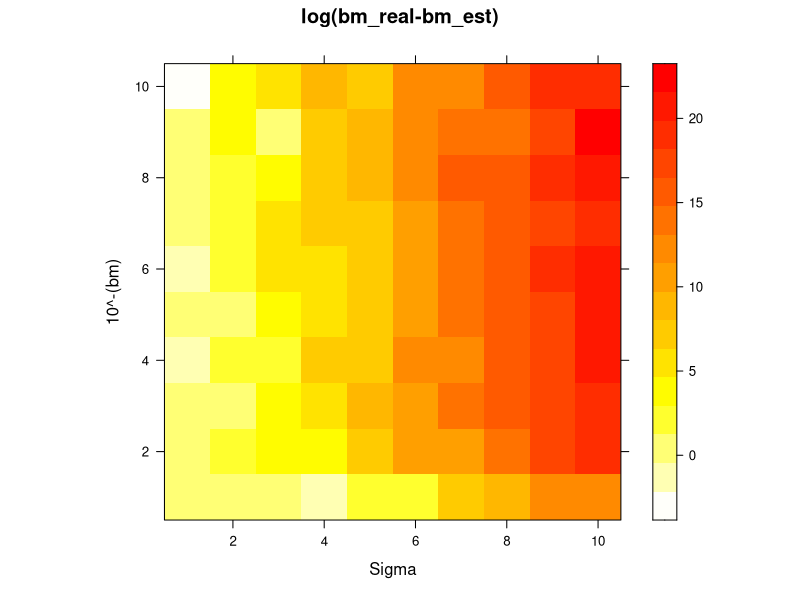

Generate this figure with R:

###########################################################################################
## Deffner, D., Fedorova, N., Andrews, J. & McElreath, R.
## Bridging theory and data: A computational workflow for cultural evolution
## Simulation of synthetic data and power analysis (authored by J.Andrews; email: jeffrey_andrews@eva.mpg.de)
###########################################################################################

#Set working directory to GitHub repo
setwd("~/GitHub/CulturalEvolutionWorkflow")

# Load the lattice package
library("lattice")
sigma <- seq(.01, 10, length.out = 10) # Create a vector that represents the amount of unexplained variance in the diversity metric
bm <- 10^-(0:9) # Create a vector that varies the magnitude of the effect of migration (M) on diversity
sweep <- expand.grid(bm, sigma) # Create a Matrix for the parameter sweep
n <- 30 # Define the number of countries. 

# Make a function to simulate the fake data
sim_dat <-  function(bm, sigma){
            C <- rnorm(n, 0,  1) # Generate a standardized distribution for the amount of conformity in each group - this is data in the emprical case. 
            M <- rnorm(n, 0,  1) # Generate a standardized distribution for the amount of conformity in each group - this is data in the emprical case. 
            D <- rnorm(n, M*bm + C*1 , sigma) # Simulate the values of Diversity 
            return(data.frame(C, M, D))
}


##########################
###### POWER ANALYSIS ####
m <- matrix(NA, nrow = 10, ncol = 10) # intialize a matrix for storing the data from the power analysis           
for(i in 1:nrow(sweep)){
  print(i)
  data <- list() # initalize a list for storing data
  for(j in 1:200) data[[j]] <- sim_dat(sweep[i, 1], sweep[i, 2]) # simulate the data
  est <- c() # intalize a vector for storing the data
  for(j in 1:length(data))  est <- c(est, log(abs(coef(summary(lm(D ~ M + C, data[[i]])))["M", "Estimate"]/sweep[i, 1]))) # Calculate the log error in the estimates. 
  m[i] <- mean(est) # store the error 
}

# Plot the error
levelplot(m, xlab = "Sigma", ylab ="10^-(bm)", col.regions=rev(heat.colors(100)), main = "log(bm_real-bm_est)")

